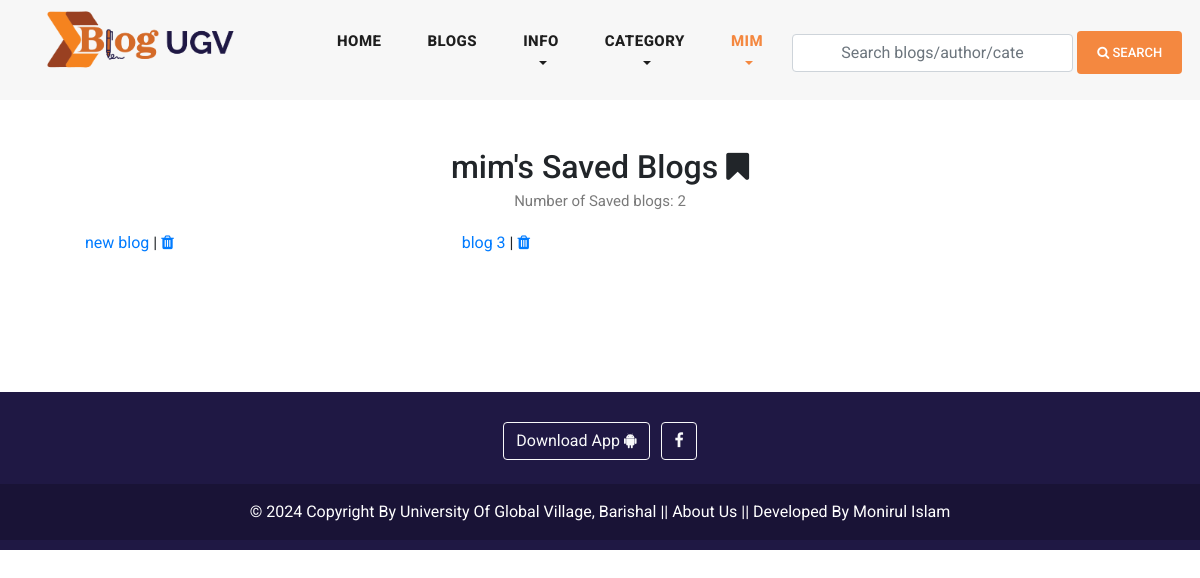
/wishlist/ (signed in), run on an earlier commit of the app's database.
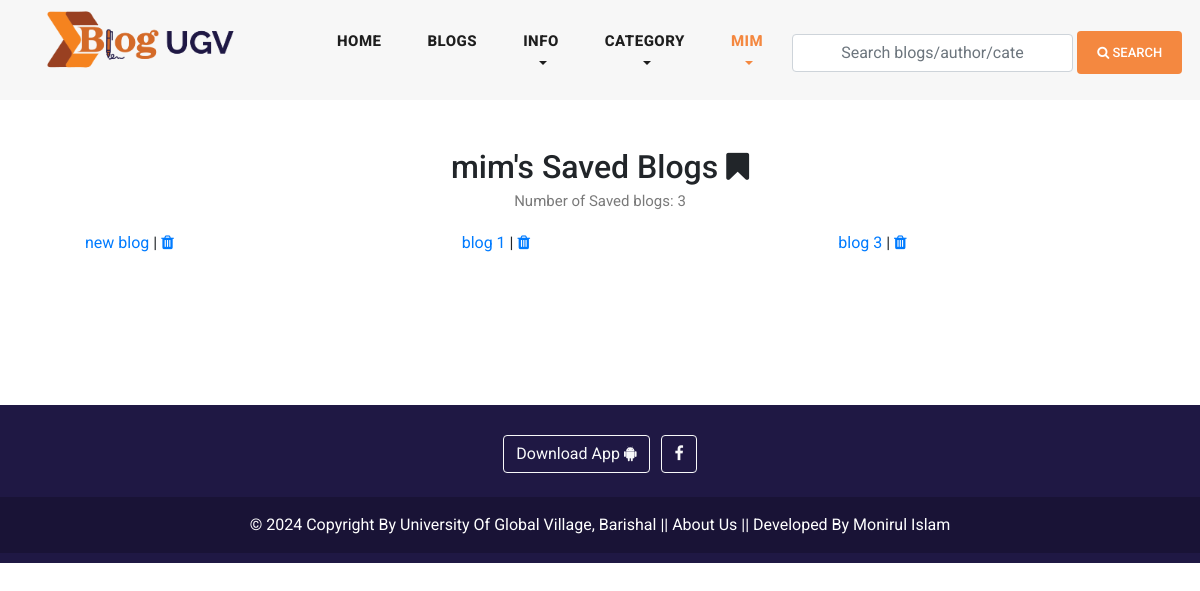
And on a later commit of the database.
### blog/models.py (models this page shows, shortened)
class Site(models.Model):
    header_logo = models.ImageField(upload_to="site_info")
    footer_logo = models.ImageField(upload_to="site_info")
    site_name = models.CharField(max_length=25)

class Wishlist(models.Model):
    user = models.OneToOneField(User, on_delete=models.CASCADE)
    blogs = models.ManyToManyField('Blog')

class Blog(models.Model):
    user = models.ForeignKey(
        User,
        related_name='user_blogs',
        on_delete= models.CASCADE
    )
    category = models.ForeignKey(
        Category,
        related_name='category_blogs',
        on_delete=models.CASCADE
    )
    tags = models.ManyToManyField(
        Tag,
        related_name='tag_blogs',
        blank=True
    )
    likes = models.ManyToManyField(
        User,
        related_name='user_likes',
        blank=True
    )
    title = models.CharField(max_length=250)
    slug = models.SlugField(null=True, blank=True, unique=True)
    views = models.PositiveIntegerField(default=0)
    banner = models.ImageField(upload_to=UploadToPath('blog_banners'))
    description = RichTextField()
    created_date = models.DateTimeField(auto_now_add=True)

### blog/views.py (the view)
# urls.py: path('wishlist/', wishlist_view, name='wishlist'),
@login_required(login_url='login')
def wishlist_view(request):
    wishlist, created = Wishlist.objects.get_or_create(user=request.user)
    return render(request, 'wishlist.html', {'wishlist': wishlist})

### blog/context_processors.py (called while the page is built)
def get_all_categories(request):
    categories = Category.objects.all()[:20]
    category_counts = []
    for category in categories:
        blog_count = Blog.objects.filter(category=category).count()
        if blog_count > 0:  # Only include non-empty categories
            category_counts.append({'category': category, 'blog_count': blog_count})
    context = {
        "categories":categories,
        "category_counts": category_counts,
    }
    return context

def site_info(request):
    site = Site.objects.all()
    context = {
        "site":site,
    }
    return context

def ugv_ads(request):
    latest_ad = Ugv_Ad.objects.all()
    context =  {
        'latest_ad': latest_ad,
    }
    return context

### user_profile/context_processors.py (called while the page is built)
def user_notifications(request):
    context = {}
    if request.user.is_authenticated:
        notifications = Notification.objects.filter(
            user = request.user
        ).order_by('-created_date')
        unseen = notifications.exclude(is_seen = True)
        context['notifications'] = notifications
        context['unseen'] = unseen.count()
    return context

### blog/templates/wishlist.html (shortened to what this page needs)
{% extends 'base.html' %}
{% load static %}
{% block content %}
<div class="container py-5 text-align-center">
    <div style="text-align: center; padding-bottom: 15px;">
    <h2>{{ user.username }}'s Saved Blogs <i class="fa fa-bookmark"></i></h2>
    <p>Number of Saved blogs: {{ wishlist.blogs.count }}</p>
    </div>
    {% if wishlist %}
    <div class="wishlist-columns">
        {% for blog in wishlist.blogs.all %}
            <div class="wishlist-item">
                <ol type="1">
                    <a href="{% url 'blog_details' slug=blog.slug %}">{{ blog.title }}</a> |
                    <a href="{% url 'remove_from_wishlist' slug=blog.slug %}"><i class="fa fa-trash"></i></a>
                </ol>
            </div>
        {% endfor %}
    </div>
    {% else %}
        <p>No blogs in the wishlist.</p>
    {% endif %}
</div>
{% endblock content %}

### blog/templates/header.html (shortened to what this page needs)
{% load static %}
<header class="">
    <nav class="navbar navbar-expand-lg">
        <div class="container">
            {% for site_instance in site %}
            <a class="navbar-brand" href="{% url 'home'  %}"><img style="width: 250px; height: 75px;" src="{{site_instance.header_logo.url}}" alt=""></a>
            {% endfor %}
        <div class="collapse navbar-collapse" id="navbarResponsive">
            <ul class="navbar-nav ml-auto">
            <li class="nav-item {% if request.path == '/' %}active{% endif %}">
                <a class="nav-link" href="{% url 'home' %}">Home
                </a>
            </li>
            <li class="nav-item {% if request.path == '/blogs/' %}active{% endif %}">
                <a class="nav-link" href="{% url 'blogs' %}">Blogs</a>
            </li>
            <li class="nav-item dropdown {% if '/about/' in request.path %}active {% elif '/contact/' in request.path %}active{% endif %} ">
                <a class="nav-link dropdown-toggle" href="#" id="navbarDropdown" role="button" data-toggle="dropdown" aria-haspopup="true" aria-expanded="false">
                  Info
                </a>
            </li>
            <li class="nav-item dropdown {% if '/category_blogs/' in request.path %} active {% endif %}">
                <a class="nav-link dropdown-toggle" href="#" id="navbarDropdown" role="button" data-toggle="dropdown" aria-haspopup="true" aria-expanded="false">
                  Category
                </a>
            </li>
            <li>
                {% if request.user.is_authenticated %}
                <li class="nav-item dropdown {% if '/profile/' in request.path %}active {% elif '/user_notifications/' in request.path %}active {% elif '/wishlist/' in request.path %}active {% endif %} ">
                    <a class="nav-link dropdown-toggle" href="#" id="navbarDropdown" role="button" data-toggle="dropdown" aria-haspopup="true" aria-expanded="false">
                      {% if request.user.username %}
                      {{request.user.username}}
                      {% endif %}
                    </a>
                </li>
                {% else %}
                <li class="nav-item
                {% if request.path == '/login/' %}active{% endif %}">
                    <a class="nav-link" href="{% url 'login' %}">LOGIN</a>
                </li>
                {% endif %}
            </li>
            </ul>
            <form class="form-inline d-flex flex-nowrap my-2 ml-auto search_form" action="{% url 'search_blogs' %}" method="GET" >
                <input class="form-control px-5" name="search" type="text" placeholder="Search blogs/author/category/tags "  required>
                <button class="btn btn-primary ml-1"><i class="fa fa-search"></i> Search</button>
            </form>
        </div>
        </div>
    </nav>
</header>

### blog/templates/footer.html (shortened to what this page needs)
{% load static %}
{% for site in site %}
<div  class="container-fluid my-3 custom-container">
<footer class=" text-center text-white" style="background-color: #1F1844;">
  <div class="container-fluid p-3 pb-0">
    <section class="mb-1">
      <a class="btn btn-outline-light btn-floating m-1" href="#" role="button"
        >Download App  <i class="fa fa-android"></i
      ></a>
      <a class="btn btn-outline-light btn-floating m-1" href="https://www.facebook.com/ugvbarisal/" role="button"
        ><i class="fa fa-facebook-f"></i
      ></a>
    </section>
  </div>
  <div class="text-center p-3" style="background-color: rgba(0, 0, 0, 0.2);">
    <a  class="text-white" target="_blank" href="https://ugv.edu.bd/">© 2024 Copyright By University Of Global Village, Barishal</a> ||
    <a class="text-white"  href="{% url 'about' %}">About Us</a> ||
    <a class="text-white" target="_blank" href="https://www.facebook.com/moniruldevelopers"> Developed By Monirul Islam</a>
  </div>
</footer>
</div>
{% endfor %}

What changed in the data, as far as the page shows it:
computed for Wishlist: blogs.count "2" → "3"
now on this page (row edited): Blog: title "blog 1"
